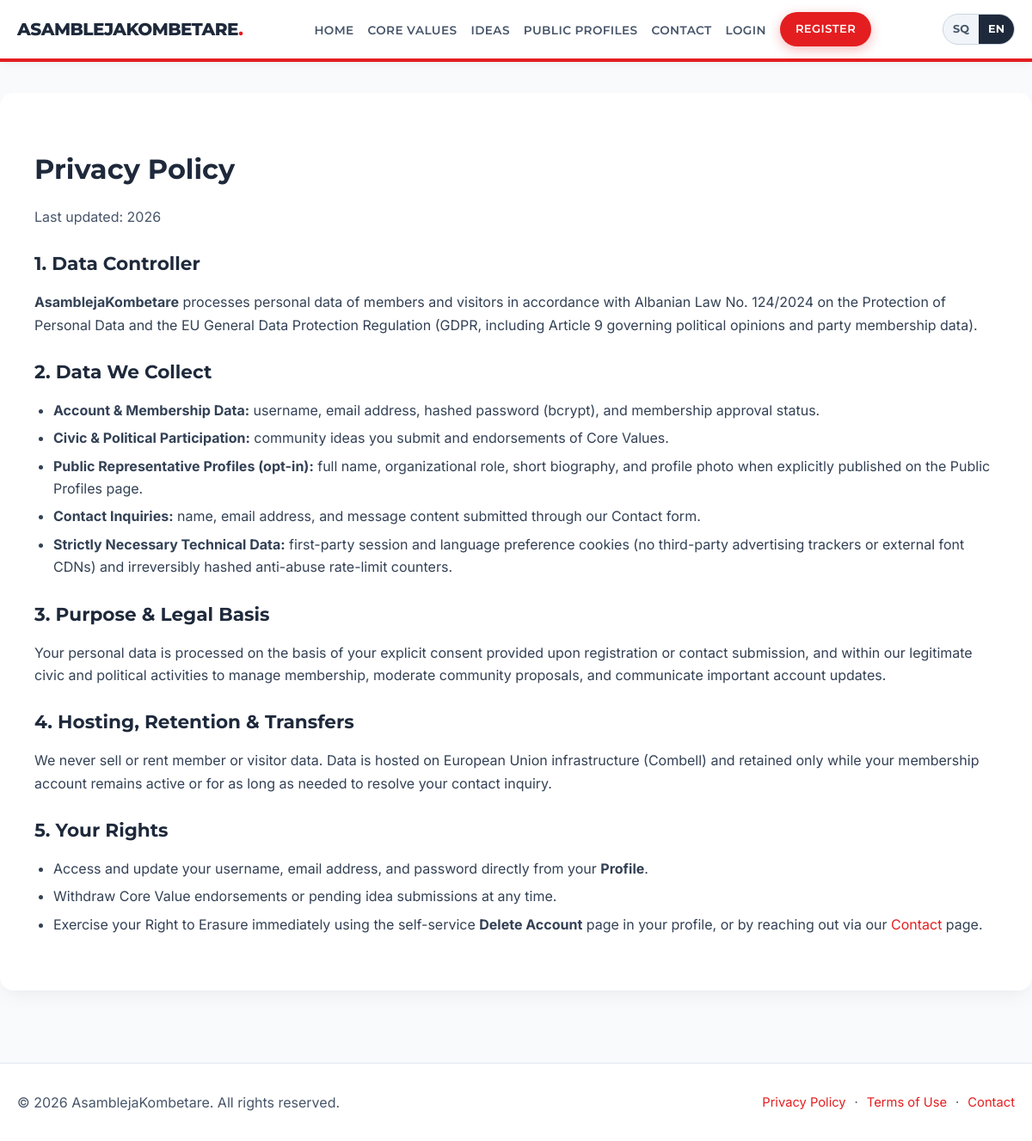
The app's page /privacy.php?lang=en, older data.
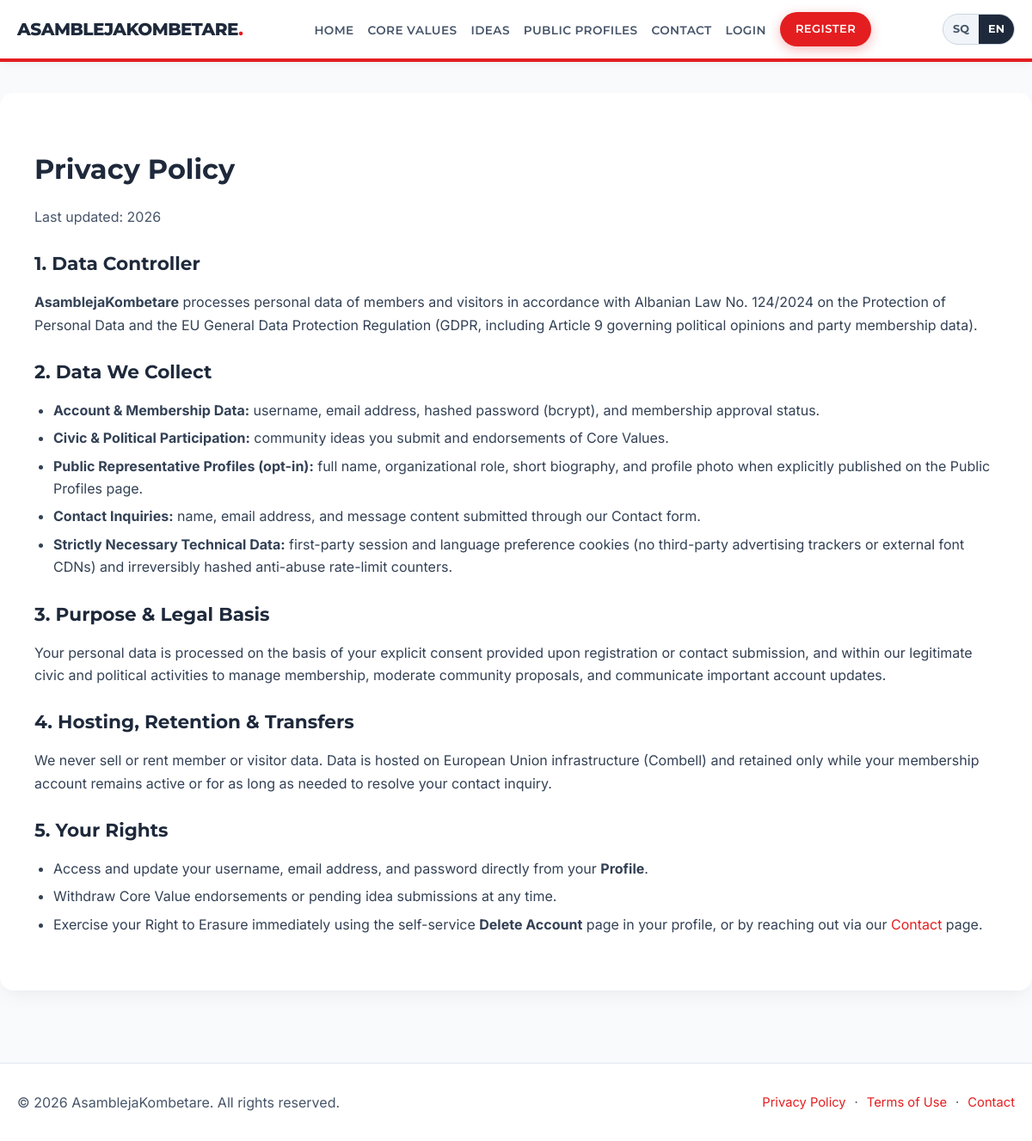
The same page, newer data.
### tables this page shows
CREATE TABLE IF NOT EXISTS `settings` (
  `id` int(11) NOT NULL AUTO_INCREMENT,
  `schema_version` int(11) NOT NULL DEFAULT 2,
  `site_title` varchar(255) NOT NULL DEFAULT 'AsamblejaKombetare',
  `site_description` text,
  `site_description_sq` text,
  `home_banner_text` varchar(255) DEFAULT 'Building Our National Future Together',
  `home_banner_text_sq` varchar(255) DEFAULT 'Ndërtojmë të Ardhmen Tonë Kombëtare Së Bashku',
  `join_us_btn` varchar(255) DEFAULT 'Join Us Now',
  `join_us_btn_sq` varchar(255) DEFAULT 'Bashkohuni Tani',
  `home_core_values_title` varchar(255) DEFAULT 'Our Core Values',
  `home_core_values_title_sq` varchar(255) DEFAULT 'Vlerat Tona Themelore',
  `home_core_values_text` text,
  `home_core_values_text_sq` text,
  `view_values_btn` varchar(255) DEFAULT 'View Core Values',
  `view_values_btn_sq` varchar(255) DEFAULT 'Shiko Vlerat Themelore',
  `home_latest_ideas_title` varchar(255) DEFAULT 'Latest Community Ideas',
  `home_latest_ideas_title_sq` varchar(255) DEFAULT 'Idetë e Fundit të Komunitetit',
  `view_ideas_btn` varchar(255) DEFAULT 'View All Ideas',
  `view_ideas_btn_sq` varchar(255) DEFAULT 'Shiko të Gjitha Idetë',
  `values_page_title` varchar(255) DEFAULT 'Our Core Values',
  `values_page_title_sq` varchar(255) DEFAULT 'Vlerat Tona Themelore',
  `values_page_text` text,
  `values_page_text_sq` text,
  `ideas_page_title` varchar(255) DEFAULT 'Community Ideas',
  `ideas_page_title_sq` varchar(255) DEFAULT 'Idetë e Komunitetit',
  `ideas_page_text` text,
  `ideas_page_text_sq` text,
  `submit_idea_btn` varchar(255) DEFAULT 'Submit an Idea',
  `submit_idea_btn_sq` varchar(255) DEFAULT 'Dërgo një Ide',
  `contact_page_title` varchar(255) DEFAULT 'Contact Us',
  `contact_page_title_sq` varchar(255) DEFAULT 'Na Kontaktoni',
  `contact_page_text` text,
  `contact_page_text_sq` text,
  `register_page_title` varchar(255) DEFAULT 'Register',
  `register_page_title_sq` varchar(255) DEFAULT 'Regjistrohu',
  `login_page_title` varchar(255) DEFAULT 'Login',
  `login_page_title_sq` varchar(255) DEFAULT 'Hyrje',
  `footer_text` varchar(255) DEFAULT 'All rights reserved.',
  `footer_text_sq` varchar(255) DEFAULT 'Të gjitha të drejtat e rezervuara.',
  `email_verification_subject` varchar(255) DEFAULT 'Verify your email for {site_title}',
  `email_verification_subject_sq` varchar(255) DEFAULT 'Verifikoni email-in tuaj për {site_title}',
  `email_verification_message` text,
  `email_verification_message_sq` text,
  `menu_home` varchar(255) DEFAULT 'Home',
  `menu_home_sq` varchar(255) DEFAULT 'Ballina',
  `menu_values` varchar(255) DEFAULT 'Core Values',
  `menu_values_sq` varchar(255) DEFAULT 'Vlerat Themelore',
  `menu_ideas` varchar(255) DEFAULT 'Ideas',
  `menu_ideas_sq` varchar(255) DEFAULT 'Idetë',
  `menu_profiles` varchar(255) DEFAULT 'Public Profiles',
  `menu_profiles_sq` varchar(255) DEFAULT 'Profilet Publike',
  `menu_contact` varchar(255) DEFAULT 'Contact',
  `menu_contact_sq` varchar(255) DEFAULT 'Kontakt',
  `menu_profile` varchar(255) DEFAULT 'Profile',
  `menu_profile_sq` varchar(255) DEFAULT 'Profili',
  `menu_admin` varchar(255) DEFAULT 'Admin Panel',
  `menu_admin_sq` varchar(255) DEFAULT 'Administrimi',
  `menu_logout` varchar(255) DEFAULT 'Logout',
  `menu_logout_sq` varchar(255) DEFAULT 'Dil',
  `menu_login` varchar(255) DEFAULT 'Login',
  `menu_login_sq` varchar(255) DEFAULT 'Hyr',
  `menu_register` varchar(255) DEFAULT 'Register',
  `menu_register_sq` varchar(255) DEFAULT 'Regjistrohu',
  PRIMARY KEY (`id`)
);

### privacy.php (the view, shortened to what the changed rows need)
<?php
require_once __DIR__ . '/includes/db.php';
$lang = current_lang();
?>
<!DOCTYPE html>
<html lang="<?= htmlspecialchars($lang, ENT_QUOTES, 'UTF-8') ?>">
<head>
    <?php include __DIR__ . '/includes/head.php'; ?>
</head>
<body>
    <?php include __DIR__ . '/includes/header.php'; ?>
    <main id="main-content" class="container main-content legal-document">
        <?php if ($lang === 'sq'): ?>
            <h1>Politika e Privatësisë</h1>
            <p class="text-muted">Përditësuar së fundmi: <?= date('Y') ?></p>
            <h2>1. Kontrolluesi i të Dhënave</h2>
            <p><strong><?= htmlspecialchars($t_site_title, ENT_QUOTES, 'UTF-8') ?></strong> përpunon të dhënat personale të anëtarëve dhe vizitorëve në përputhje me Ligjin Nr. 124/2024 “Për mbrojtjen e të dhënave personale” të Republikës së Shqipërisë dhe Rregulloren e Përgjithshme për Mbrojtjen e të Dhënave të BE-së (GDPR, përfshirë Nenin 9 mbi të dhënat e mendimeve politike dhe anëtarësimit).</p>
            <h2>2. Çfarë të Dhënash Mbledhim</h2>
            <ul>
                <li><strong>Të dhënat e llogarisë dhe anëtarësimit:</strong> emri i përdoruesit, adresa e email-it, fjalëkalimi i koduar (bcrypt) dhe statusi i miratimit.</li>
                <li><strong>Pjesëmarrja qytetare dhe politike:</strong> idetë e dërguara nga anëtarët dhe mbështetjet (pajtimet) për Vlerat Themelore.</li>
                <li><strong>Profilet publike (vetëm për përfaqësuesit e miratuar):</strong> emri, roli në organizatë, biografia e shkurtër dhe fotografia e profilit kur aktivizohet shprehimisht në faqen e Profileve Publike.</li>
                <li><strong>Mesazhet e kontaktit:</strong> emri, adresa e email-it dhe përmbajtja e mesazhit të dërguar përmes formularit të kontaktit.</li>
                <li><strong>Të dhëna teknike minimale:</strong> cookie funksionale sesioni dhe gjuhe (pa cookie gjurmuese reklamash dhe pa ngarkim fontesh nga palë të treta) si dhe vlera të koduara (hash) kundër abuzimit.</li>
            </ul>
            <h2>3. Qëllimi dhe Baza Ligjore</h2>
            <p>Të dhënat përpunohen mbi bazën e pëlqimit tuaj të shprehur gjatë regjistrimit ose dërgimit të formularit të kontaktit, si dhe në kuadër të veprimtarisë së ligjshme të organizatës politike/qytetare për administrimin e anëtarësisë, moderimin e ideve dhe komunikimin me ju.</p>
            <h2>4. Ruajtja dhe Ndarja e të Dhënave</h2>
            <p>Ne nuk i shesim dhe nuk i ndajmë të dhënat tuaja personale me palë të treta për qëllime tregtare. Të dhënat ruhen në infrastrukturë të sigurt hostimi në Bashkimin Evropian (Combell) vetëm për aq kohë sa mbani llogarinë aktive ose sa nevojitet për t’iu përgjigjur kërkesës suaj.</p>
            <h2>5. Të Drejtat Tuaja</h2>
            <ul>
                <li>Të kërkoni qasje, korrigjim ose përditësim të emrit të përdoruesit, email-it dhe fjalëkalimit direkt nga <strong>Profili</strong> juaj.</li>
                <li>Të tërhiqni në çdo kohë mbështetjen për Vlerat Themelore ose idetë në pritje.</li>
                <li>Të fshini përgjithmonë llogarinë dhe të gjitha të dhënat tuaja në çdo kohë përmes opsionit <strong>Fshi Llogarinë</strong> në profilin tuaj, ose duke na shkruar përmes faqes <a href="contact.php">Kontakt</a>.</li>
            </ul>
        <?php else: ?>
            <h1>Privacy Policy</h1>
            <p class="text-muted">Last updated: <?= date('Y') ?></p>
            <h2>1. Data Controller</h2>
            <p><strong><?= htmlspecialchars($t_site_title, ENT_QUOTES, 'UTF-8') ?></strong> processes personal data of members and visitors in accordance with Albanian Law No. 124/2024 on the Protection of Personal Data and the EU General Data Protection Regulation (GDPR, including Article 9 governing political opinions and party membership data).</p>
            <h2>2. Data We Collect</h2>
            <ul>
                <li><strong>Account &amp; Membership Data:</strong> username, email address, hashed password (bcrypt), and membership approval status.</li>
                <li><strong>Civic &amp; Political Participation:</strong> community ideas you submit and endorsements of Core Values.</li>
                <li><strong>Public Representative Profiles (opt-in):</strong> full name, organizational role, short biography, and profile photo when explicitly published on the Public Profiles page.</li>
                <li><strong>Contact Inquiries:</strong> name, email address, and message content submitted through our Contact form.</li>
                <li><strong>Strictly Necessary Technical Data:</strong> first-party session and language preference cookies (no third-party advertising trackers or external font CDNs) and irreversibly hashed anti-abuse rate-limit counters.</li>
            </ul>
            <h2>3. Purpose &amp; Legal Basis</h2>
            <p>Your personal data is processed on the basis of your explicit consent provided upon registration or contact submission, and within our legitimate civic and political activities to manage membership, moderate community proposals, and communicate important account updates.</p>
            <h2>4. Hosting, Retention &amp; Transfers</h2>
            <p>We never sell or rent member or visitor data. Data is hosted on European Union infrastructure (Combell) and retained only while your membership account remains active or for as long as needed to resolve your contact inquiry.</p>
            <h2>5. Your Rights</h2>
            <ul>
                <li>Access and update your username, email address, and password directly from your <strong>Profile</strong>.</li>
                <li>Withdraw Core Value endorsements or pending idea submissions at any time.</li>
                <li>Exercise your Right to Erasure immediately using the self-service <strong>Delete Account</strong> page in your profile, or by reaching out via our <a href="contact.php">Contact</a> page.</li>
            </ul>
        <?php endif; ?>
    </main>
    <?php include __DIR__ . '/includes/footer.php'; ?>
</body>
</html>

### includes/header.php (shortened to what the changed rows need)
<header class="main-header">
    <div class="container header-container">
        <div class="logo">
            <a href="index.php"><span class="logo-text"><?= htmlspecialchars($t_site_title ?? 'AsamblejaKombetare', ENT_QUOTES, 'UTF-8') ?></span></a>
        </div>
        <nav id="primary-navigation" class="main-nav" aria-label="Primary">
            <ul>
                <li><a href="index.php"><?= htmlspecialchars($t_menu_home, ENT_QUOTES, 'UTF-8') ?></a></li>
                <li><a href="core_values.php"><?= htmlspecialchars($t_menu_values, ENT_QUOTES, 'UTF-8') ?></a></li>
                <li><a href="ideas.php"><?= htmlspecialchars($t_menu_ideas, ENT_QUOTES, 'UTF-8') ?></a></li>
                <li><a href="public_profiles.php"><?= htmlspecialchars($t_menu_profiles, ENT_QUOTES, 'UTF-8') ?></a></li>
                <li><a href="contact.php"><?= htmlspecialchars($t_menu_contact, ENT_QUOTES, 'UTF-8') ?></a></li>
                <?php if (!empty($_SESSION['user_id'])): ?>
                    <li><a href="profile.php"><?= htmlspecialchars($t_menu_profile, ENT_QUOTES, 'UTF-8') ?></a></li>
                    <?php if (($_SESSION['role'] ?? '') === 'admin'): ?>
                        <li><a href="admin/index.php"><?= htmlspecialchars($t_menu_admin, ENT_QUOTES, 'UTF-8') ?></a></li>
                    <?php endif; ?>
                    <li>
                        <form method="POST" action="logout.php" class="inline-logout-form">
                            <?= csrf_field() ?>
                            <button type="submit" class="btn-logout-link">
                                <?= htmlspecialchars($t_menu_logout, ENT_QUOTES, 'UTF-8') ?> (<?= htmlspecialchars((string)($_SESSION['username'] ?? ''), ENT_QUOTES, 'UTF-8') ?>)
                            </button>
                        </form>
                    </li>
                <?php else: ?>
                    <li><a href="login.php"><?= htmlspecialchars($t_menu_login, ENT_QUOTES, 'UTF-8') ?></a></li>
                    <li><a href="register.php" class="btn btn-nav-cta"><?= htmlspecialchars($t_menu_register, ENT_QUOTES, 'UTF-8') ?></a></li>
                <?php endif; ?>
            </ul>
        </nav>
    </div>
</header>

### includes/footer.php
<?php
$footer_prefix = $asset_prefix ?? ((strpos(str_replace('\\', '/', (string)($_SERVER['SCRIPT_NAME'] ?? '')), '/admin/') !== false) ? '../' : '');
?>
<footer class="main-footer">
    <div class="container footer-inner">
        <p>&copy; <?= date('Y') ?> <?= htmlspecialchars($t_site_title ?? 'AsamblejaKombetare', ENT_QUOTES, 'UTF-8') ?>. <?= htmlspecialchars($t_footer_text ?? __('All rights reserved.'), ENT_QUOTES, 'UTF-8') ?></p>
        <nav class="footer-links" aria-label="Legal">
            <a href="<?= htmlspecialchars($footer_prefix, ENT_QUOTES, 'UTF-8') ?>privacy.php"><?= htmlspecialchars(__('privacy_policy'), ENT_QUOTES, 'UTF-8') ?></a>
            <span aria-hidden="true">&middot;</span>
            <a href="<?= htmlspecialchars($footer_prefix, ENT_QUOTES, 'UTF-8') ?>terms.php"><?= htmlspecialchars(__('terms_of_use'), ENT_QUOTES, 'UTF-8') ?></a>
            <span aria-hidden="true">&middot;</span>
            <a href="<?= htmlspecialchars($footer_prefix, ENT_QUOTES, 'UTF-8') ?>contact.php"><?= htmlspecialchars($t_menu_contact ?? 'Contact', ENT_QUOTES, 'UTF-8') ?></a>
        </nav>
    </div>
</footer>

Row changes from the older to the newer data that the page shows:
changed settings "All rights reserved.": site_title (not shown) → "ASAMBLEJAKOMBETARE"; site_title (not shown) → "AsamblejaKombetare"
Text that changed along with them:
$t_site_title: "ASAMBLEJAKOMBETARE" → (not shown)
$t_site_title: "AsamblejaKombetare" → (not shown)
